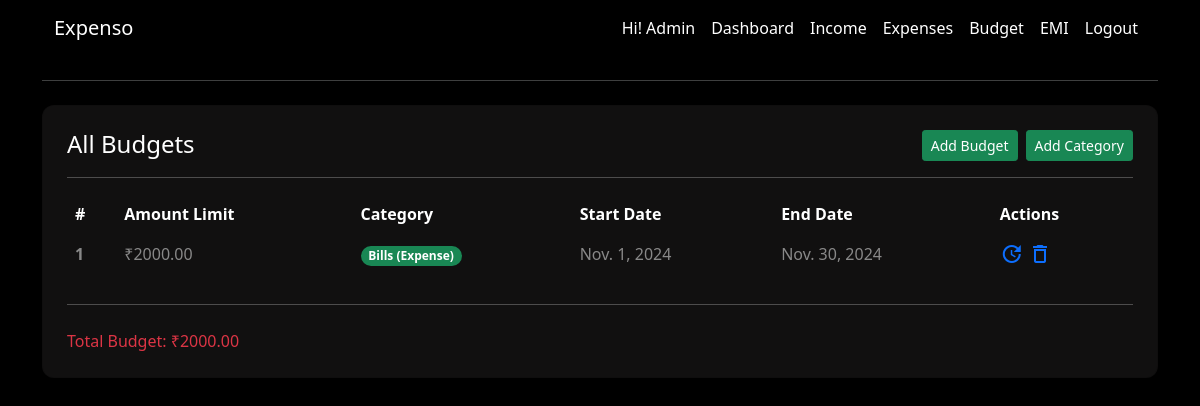
/budgets/ (signed in), run on an earlier commit of the app's database.
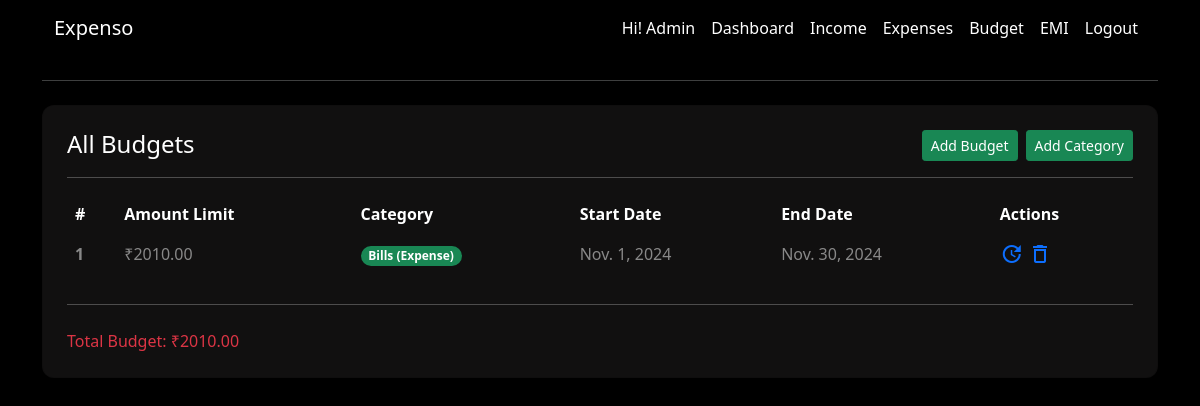
And on a later commit of the database.
### app/models.py (models this page shows, shortened)
class Budget(models.Model):
    user = models.ForeignKey(  # Foreign key to associate the budget with a user.
        User,  # Refers to the User model.
        on_delete=models.CASCADE,  # Deletes the budget record if the associated user is deleted.
        related_name='budgets'  # Allows reverse querying using 'budgets' on the User model.
    )
    category = models.ForeignKey(  # Foreign key to associate the budget with a category.
        Category,  # Refers to the Category model.
        on_delete=models.CASCADE  # Deletes the budget record if the associated category is deleted.
    )
    amount_limit = models.DecimalField(  # Field to store the budget limit amount.
        max_digits=10,  # Maximum number of digits in the amount (including decimal places).
        decimal_places=2  # Number of digits after the decimal point (e.g., 1000.00).
    )
    start_date = models.DateField()  # Field to store the start date of the budget period.
    end_date = models.DateField()  # Field to store the end date of the budget period.

class User(AbstractBaseUser, PermissionsMixin):
    email = models.EmailField(
        verbose_name="email address",  # Human-readable name for email
        max_length=255,  # Maximum length for the email field
        unique=True,  # Ensures email is unique
    )
    username = models.CharField(max_length=50, unique=True, blank=True, null=True)  # Optional username field
    name = models.CharField(max_length=50)
    phone = models.CharField(max_length=10)
    is_active = models.BooleanField(default=True)  # Defaults to active
    is_admin = models.BooleanField(default=False)
    objects = UserManager()
    USERNAME_FIELD = "email"
    REQUIRED_FIELDS = ["name", "phone", "username"]
    def total_budget(self):
        return sum(budget.amount_limit for budget in self.budgets.all()) if self.budgets.exists() else 0

class Category(models.Model):
    INCOME = 'Income'  # Constant for the "Income" category type.
    EXPENSE = 'Expense'  # Constant for the "Expense" category type.
    CATEGORY_TYPES = [  # A list of choices for the 'category_type' field.
        (INCOME, 'Income'),  # First choice is "Income".
        (EXPENSE, 'Expense'),  # Second choice is "Expense".
    ]
    user = models.ForeignKey(  # Foreign key to associate categories with a user.
        User,  # Refers to the User model.
        on_delete=models.CASCADE,  # Deletes categories when the user is deleted.
        blank=True,  # Allows this field to be left empty.
        null=True,  # Allows this field to store NULL values.
        related_name='categories'  # Allows reverse querying using 'categories' on the User model.
    )
    name = models.CharField(  # Field for the category name.
        max_length=50,  # Maximum length of the name is 50 characters.
    )
    category_type = models.CharField(  # Field for the type of category (Income or Expense).
        max_length=10,  # Maximum length of the category type is 10 characters.
        choices=CATEGORY_TYPES  # Limits the field to predefined choices (Income/Expense).
    )
    created_at = models.DateTimeField(  # Field to store when the category was created.
        auto_now_add=True  # Automatically sets the current timestamp when created.
    )
    def __str__(self):  # String representation of the category object.
        return f"{self.name} ({self.category_type})"  # Displays the category name and type in admin or shell.

### app/views.py (the view)
# urls.py: path('budgets/', views.budgets_view, name='budgets'),
@login_required(login_url='login')
def budgets_view(request):
    budgets = request.user.budgets.all()
    return render(request, 'budget/budgets.html', context={'budgets':budgets})

### app/templates/budget/budgets.html (shortened to what this page needs)
{% extends 'base.html' %}
{% block content %}
<hr class="my-4">
<div class="row">
    <div class="col-12 mb-4">
        <div class="card text-white shadow-sm p-4">
            <div class="d-flex justify-content-between">
                <h4 class="card-title mb-0">All Budgets</h4>
                <div class="d-flex flex-column flex-sm-row gap-2">
                    <a href="{% url 'budget-add' %}" class="btn btn-sm btn-success">Add Budget</a>
                    <a href="{% url 'category-add' %}" class="btn btn-sm btn-success">Add Category</a>
                </div>
            </div>
            <hr>
            <div class="table-responsive">
                <table class="table text-white">
                    <thead>
                        <tr>
                            <th scope="col">#</th>
                            <th scope="col">Amount Limit</th>
                            <th scope="col">Category</th>
                            <th scope="col">Start Date</th>
                            <th scope="col">End Date</th>
                            <th scope="col">Actions</th>
                        </tr>
                    </thead>
                    <tbody>
                        {% for budget in budgets %}
                        <tr class="text-white-50">
                            <th scope="row">{{budget.id}}</th>
                            <td>₹{{budget.amount_limit}}</td>
                            <td><span class="badge rounded-pill bg-success">{{budget.category}}</span></td>
                            <td>{{budget.start_date}}</td>
                            <td>{{budget.end_date}}</td>
                            <td>
                                <a href="{% url 'budget-update' budget.id %}"><span class="material-icons-outlined">update</span></a>
                                <a href="{% url 'budget-delete' budget.id %}"><span class="material-icons-outlined">delete</span></a>
                            </td>
                        </tr>
                        {% endfor %}
                    </tbody>
                </table>
            </div>
            <hr class="my-2">
            <div class="d-flex justify-content-between mt-3">
                <p class="mb-0 text-danger">Total Budget: ₹{{request.user.total_budget}}</p>
            </div>
        </div>
    </div>
</div>
{% endblock %}

### app/templates/navbar.html (shortened to what this page needs)
<nav class="navbar navbar-expand-lg" style="background-color: #000;">
  <div class="container-fluid">
    <a class="navbar-brand text-white" href="{% url 'home' %}">Expenso</a>
    <div class="collapse navbar-collapse" id="navbarTogglerDemo02">
      <ul class="navbar-nav ms-auto mb-2 mb-lg-0">
          <li class="nav-item">
            <a class="nav-link text-white" href="#">Hi! {{request.user.username | capfirst}}</a>
          </li>
        {% if request.user.is_authenticated %}
          <li class="nav-item">
            <a class="nav-link text-white" href="{% url 'dashboard' %}">Dashboard</a>
          </li>
          <li class="nav-item">
            <a class="nav-link text-white" href="{% url 'income' %}">Income</a>
          </li>
          <li class="nav-item">
            <a class="nav-link text-white" href="{% url 'expenses' %}">Expenses</a>
          </li>
          <li class="nav-item">
            <a class="nav-link text-white" href="{% url 'budgets' %}">Budget</a>
          </li>
          <li class="nav-item">
            <a class="nav-link text-white" href="{% url 'emi' %}">EMI</a>
          </li>
          <li class="nav-item">
            <a class="nav-link text-white" href="{% url 'logout' %}">Logout</a>
          </li>
          {% endif %}
      </ul>
    </div>
  </div>
</nav>

What changed in the data, as far as the page shows it:
changed User "Admin": user.total_budget "2000.00" → "2010.00"
changed Budget "Bills (Expense)": amount_limit "2000.00" → "2010.00"
